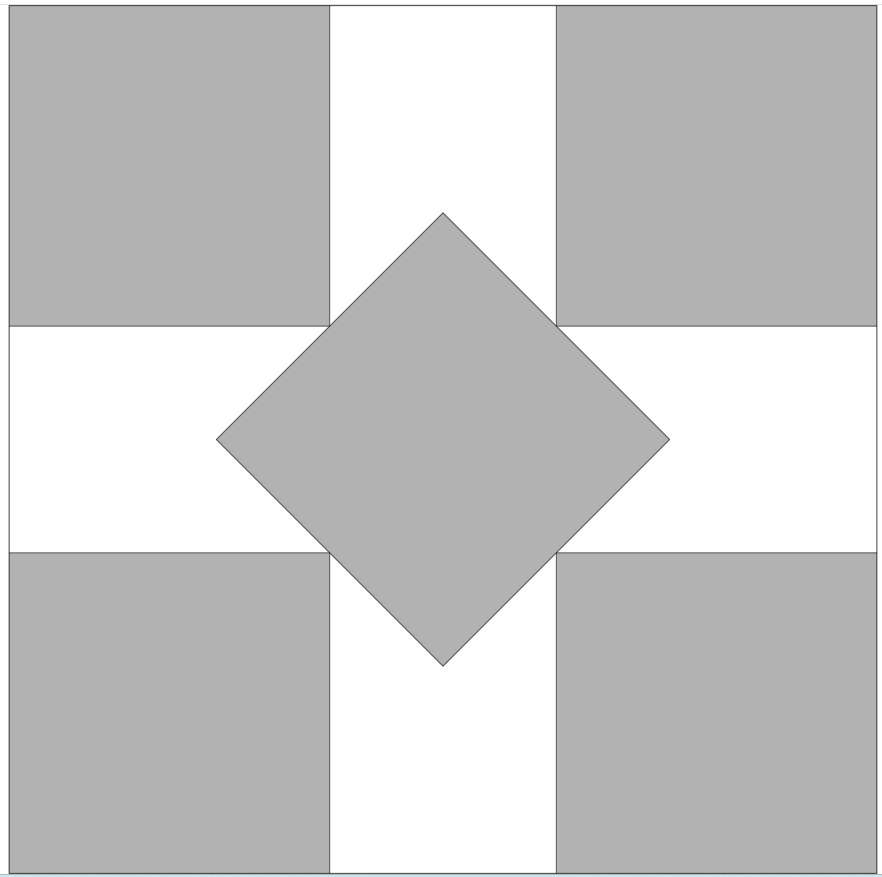
#> input picture images/5.png, 882 x 877 px, found by its file name
$ python DetectSquarePositionAndAngle.py
#> lines starting #> are read from the running program, lines starting #| are printed output that depends on the picture; after the words box and inside, x2 and y2 are one past the last pixel; in counts of white or black regions, pixels touching at a corner belong together
import cv2
import numpy as np


def detect_squares(image_path):
  # 1. Load the image
  img = cv2.imread(image_path)
#> img is the input picture: shape (877, 882, 3); mean B, G, R 202.3, 202.3, 202.2
  if img is None:
    print(f"Error: Could not load image from {image_path}")
    return

  # 2. Convert to grayscale
  gray = cv2.cvtColor(img, cv2.COLOR_BGR2GRAY)

  # 3. Threshold: Background and gaps are white (~255), squares are grey (~191).
  # THRESH_BINARY_INV turns grey squares into white (255) and white background into black (0).
  _, thresh = cv2.threshold(gray, 240, 255, cv2.THRESH_BINARY_INV)
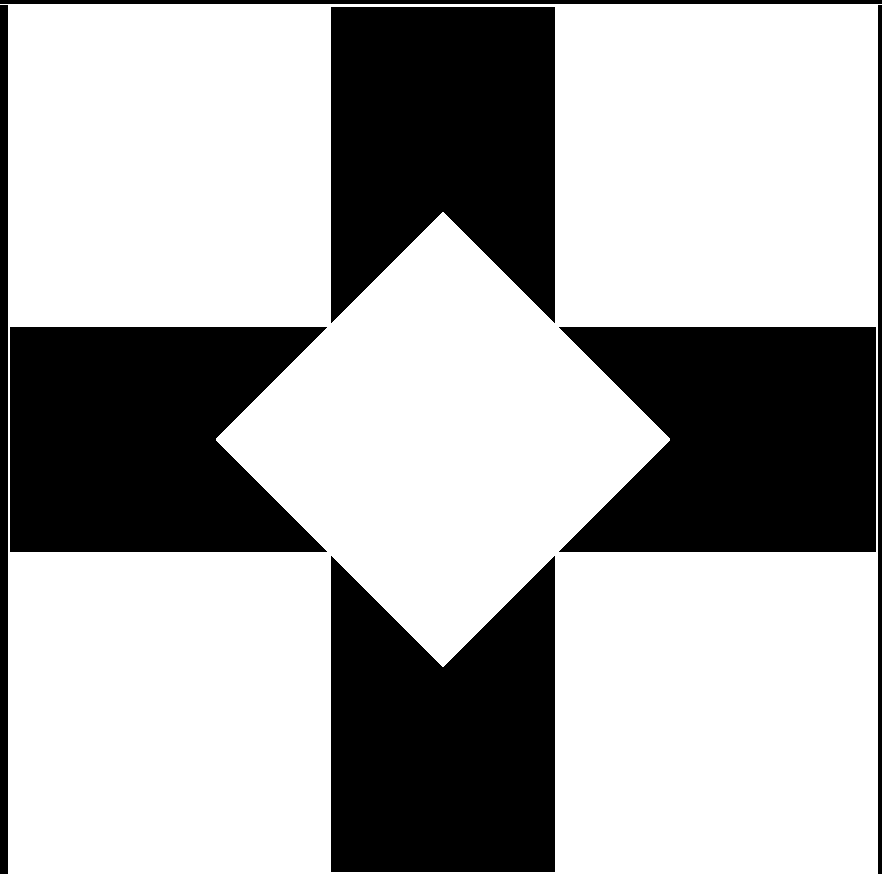
#> thresh: shape (877, 882); 67.9% white; 7 black regions, largest, box (x1, y1, x2, y2) and area: (10, 327, 327, 552) 58782, (559, 327, 876, 552) 58782, (331, 7, 555, 323) 58352

  # Clean up any tiny artifacts with morphological closing
  kernel = np.ones((3, 3), np.uint8)
  thresh = cv2.morphologyEx(thresh, cv2.MORPH_CLOSE, kernel)
#> thresh: shape (877, 882); 67.9% white; 7 black regions

  # 4. Find external contours of the isolated squares
  contours, _ = cv2.findContours(
      thresh, cv2.RETR_EXTERNAL, cv2.CHAIN_APPROX_SIMPLE
  )
#> contours = 1 contour; box (x1, y1, x2, y2) and area: (0, 4, 882, 877) 757794

  square_count = 0
  print(f"{'='*30}\nDetected Squares Analysis:\n{'='*30}")

  for cnt in contours:
    area = cv2.contourArea(cnt)
    if area < 500:  # Filter out small noise
      continue

    # Get the minimum area rotated bounding rectangle
    rect = cv2.minAreaRect(cnt)
    center, (width, height), _ = rect

    if width < 10 or height < 10:
      continue

    # Check aspect ratio (width vs height should be close to 1.0 for a square)
    aspect_ratio = float(width) / height
    if not (0.75 <= aspect_ratio <= 1.25):
      continue

    # Check fill ratio (Contour Area / Bounding Box Area)
    # A solid square should have a fill ratio close to 1.0
    rect_area = width * height
    fill_ratio = area / rect_area
    if not (0.75 <= fill_ratio <= 1.05):
      continue

    square_count += 1

    # Calculate precise tilt angle from the bounding box edge vector
    box = cv2.boxPoints(rect)
    box = np.intp(box)
    edge_vector = box[1] - box[0]
    angle = np.arctan2(edge_vector[1], edge_vector[0]) * 180.0 / np.pi

    # Normalize angle to range [-45, 45]
    while angle < -45:
      angle += 90
    while angle > 45:
      angle -= 90

    print(f"Square #{square_count}:")
    print(f"  - Center (x, y): ({center[0]:.1f}, {center[1]:.1f})")
    print(f"  - Tilt Angle:    {angle:.1f}°")
    print(f"  - Size:          {width:.1f} x {height:.1f}\n")

    # Draw the rotated bounding box on the original image
    cv2.drawContours(img, [box], 0, (0, 255, 0), 2)

    # Mark the center point
    cv2.circle(img, (int(center[0]), int(center[1])), 4, (0, 0, 255), -1)

    # Put label on the image
    cv2.putText(
        img,
        f"#{square_count} ({angle:.1f}deg)",
        (int(center[0]) - 35, int(center[1]) - 15),
        cv2.FONT_HERSHEY_SIMPLEX,
        0.5,
        (255, 0, 0),
        2,
    )
#> this loop made 1 pass
#> (area, rect, width, height, aspect_ratio, rect_area, fill_ratio, square_count) on pass 1: (757794, ((440.5, 440), (872, 881), -90), 872, 881, 0.99, 768231.8, 0.986, 1)
#| Square #1:
#|   - Center (x, y): (440.5, 440.0)
#|   - Tilt Angle:    0.0°
#|   - Size:          872.0 x 881.0
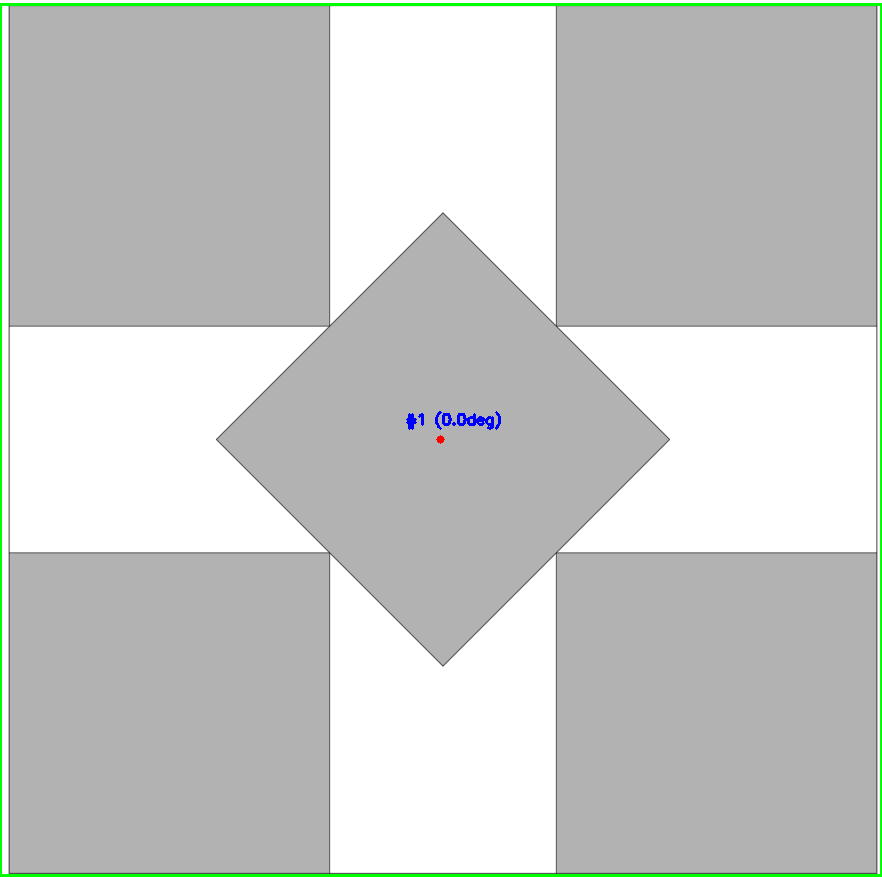
#> img: shape (877, 882, 3); 1.23% of pixels changed, all inside (x1, y1, x2, y2) = (0, 3, 882, 877)
#> after the loop, square_count = 1

  print(f"Total squares detected: {square_count}")
#| Total squares detected: 1

  # 5. Display the result
  cv2.imshow("Detected Squares", img)
  cv2.waitKey(0)
  cv2.destroyAllWindows()


# Example usage:
detect_squares(
    "D:/self/practice/localRepo/squares in squares/Squares-in-Squares/images/5.png"
)
